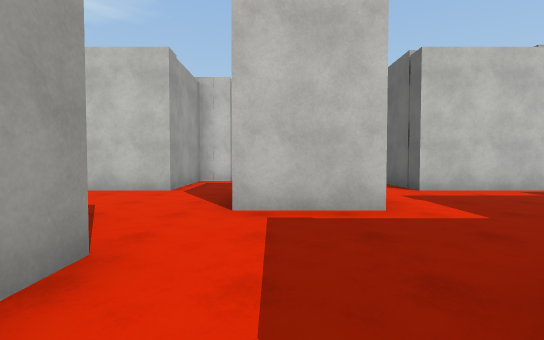
view 1 (above)

24 first-person views from a walk through a 3-D level made in the Unity game engine. The camera is 1.3 m above the floor, tilts 2° down and sees 85° across. The floor is counted in squares, 2 m on a side. Each view is taken from the middle of a square. On the plan, view 1 faces up. The plan holds only what a view shows up to about 9 squares ahead; the rest is blank. The player is left out. Surface patterns are stand-ins for the level's own textures.

view 2
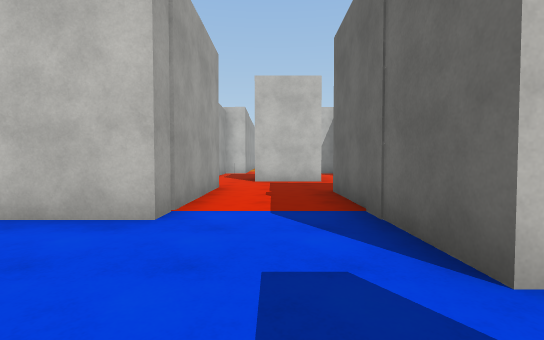

view 3
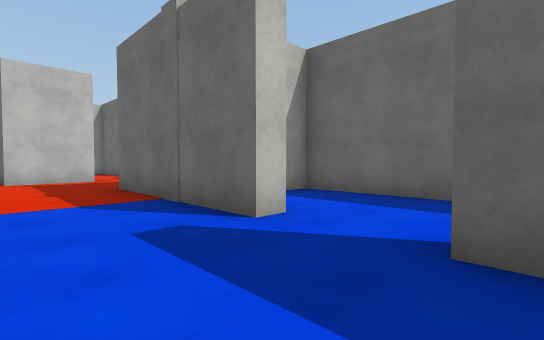

view 4
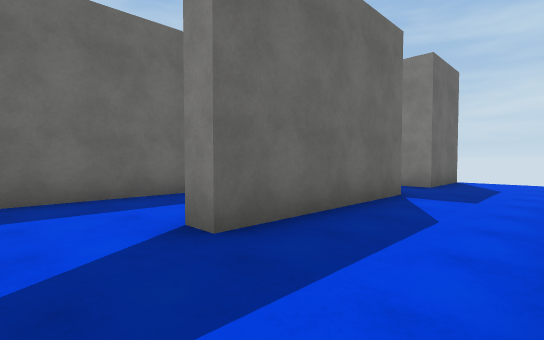

view 5
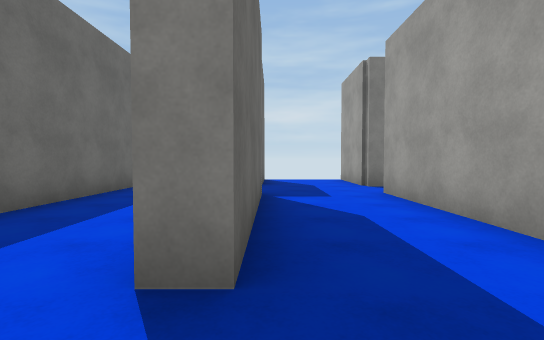

view 6
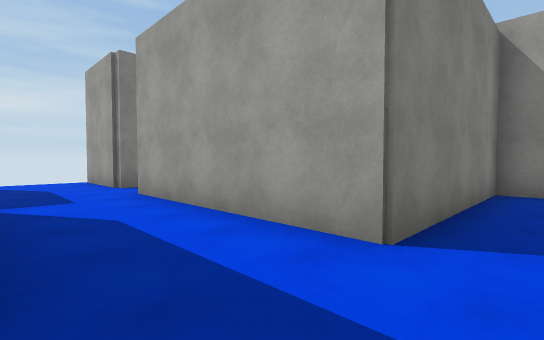

view 7
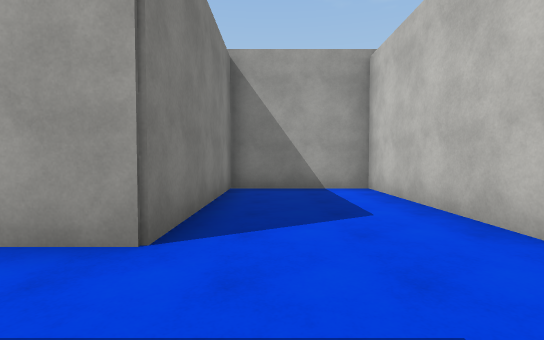

view 8
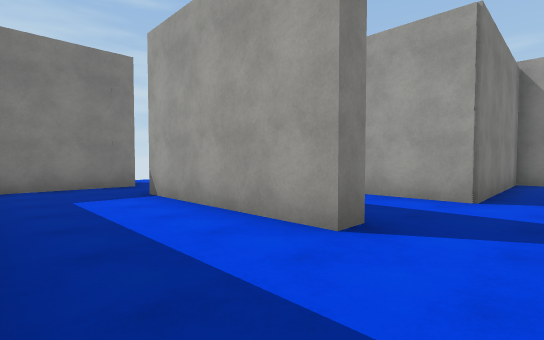

view 9
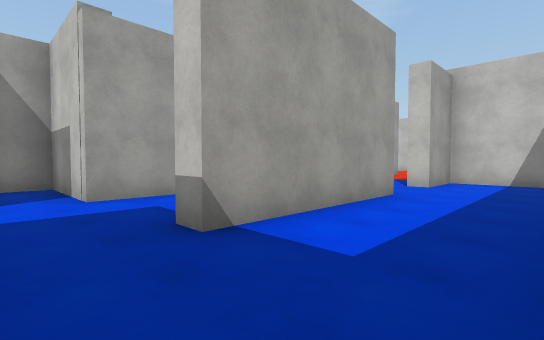

view 10
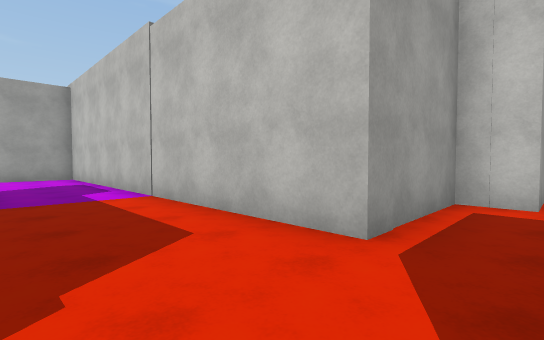

view 11
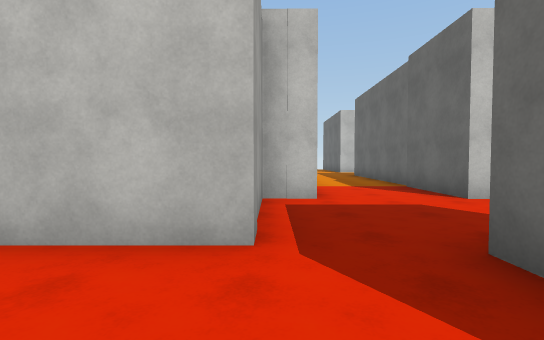

view 12
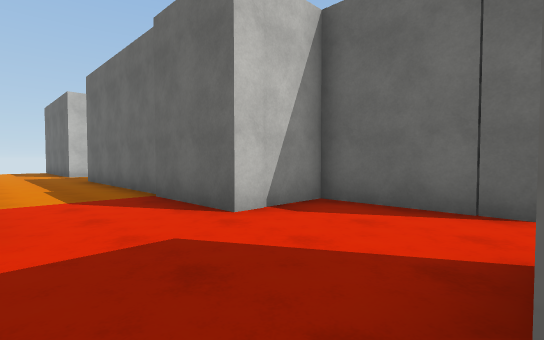

view 13
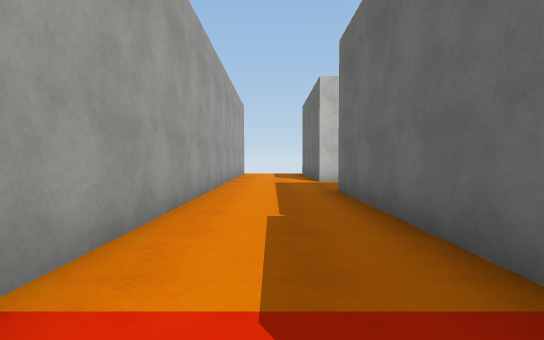

view 14
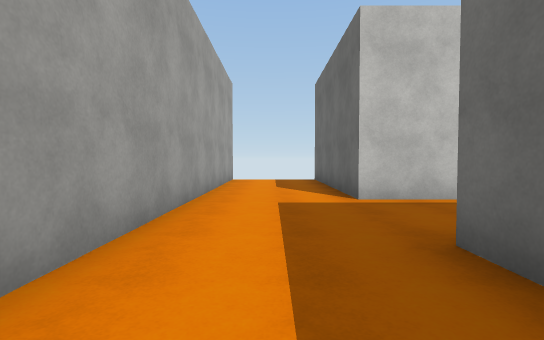

view 15
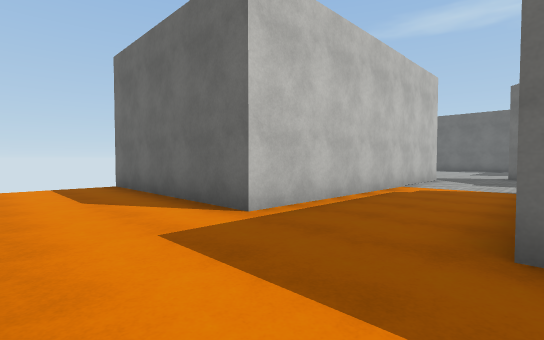

view 16
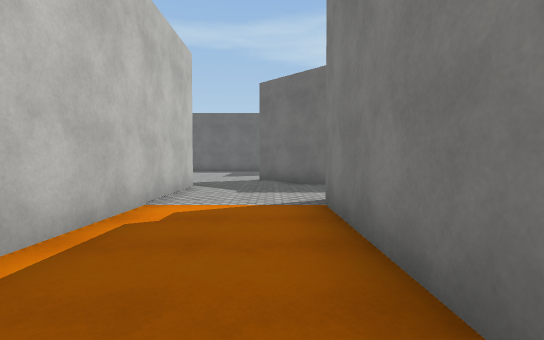

view 17
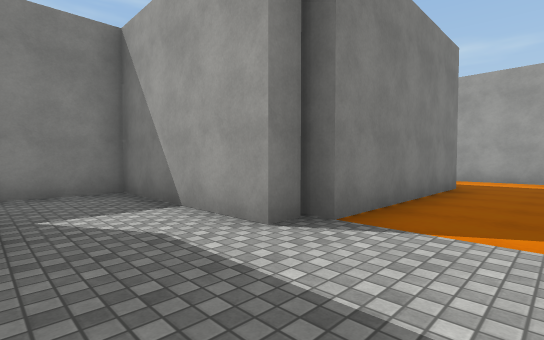

view 18
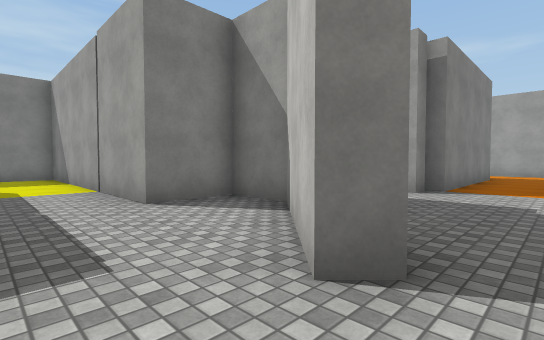

view 19
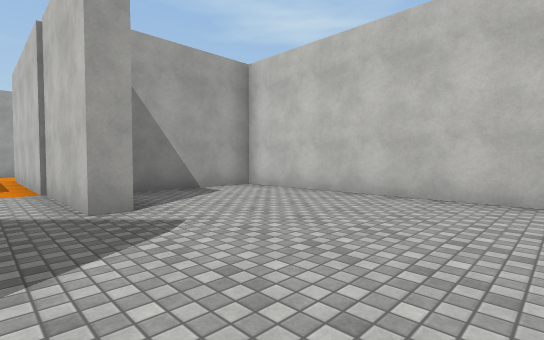

view 20
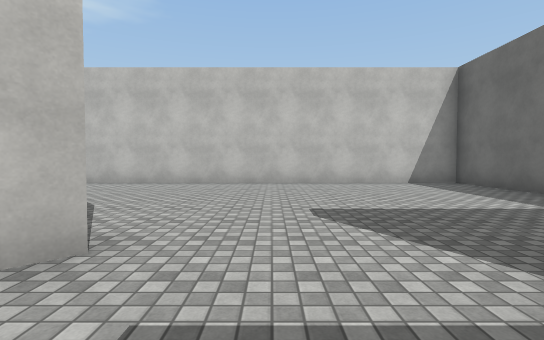

view 21
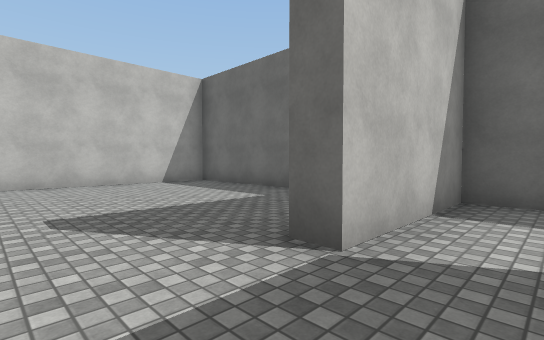

view 22
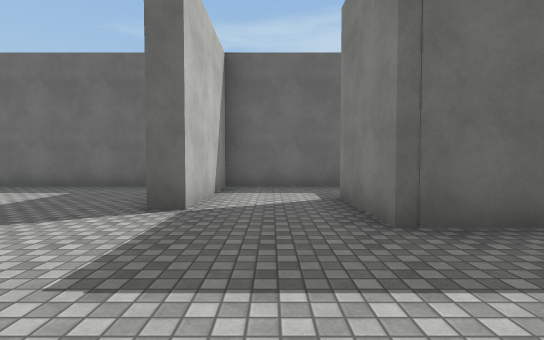

view 23
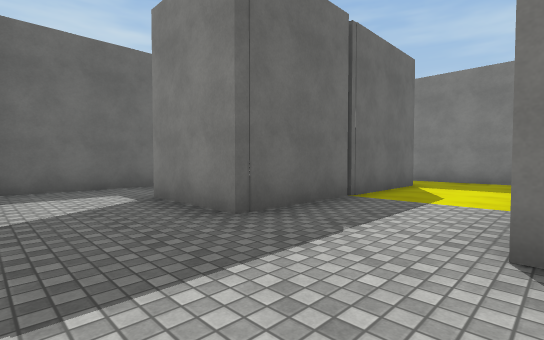

view 24
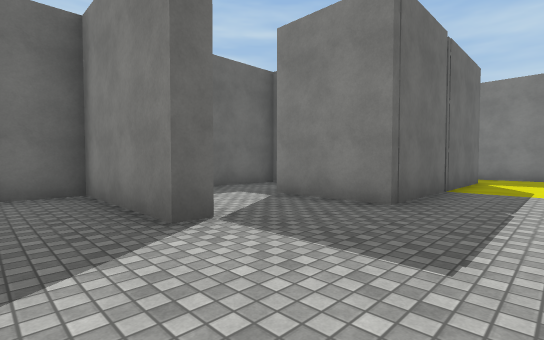

### Floor plan
Points are (right, up) in squares from view 1. A wall is a line through its corners. A room is listed if a view was taken in it or the views show most of it. See-through windows are left out.
Room 1 (views 1, 2, 3, 4, 5, 6, 7, 8, 9)
walls: (1.7, -5.5) (1.7, -9.6) (1.2, -9.6) (1.2, -5.5) (1.7, -5.5); (-1.3, 2.1) (-1.3, -1.8) (-5.7, -1.8) (-5.7, -4.9) (-1.3, -4.9) (-1.3, -9.8) (-3.8, -9.8) (-3.8, -10.8); (1.5, 3.8) (-0.5, 3.8); (4.3, -11.1) (4.3, -1.8) (1.7, -1.8) (1.7, -3.5) (1.2, -3.5) (1.2, 1.1); (-1.8, -11.2) (-1.3, -11.2) (-1.3, -13.8); (5.8, 6.2) (3.1, 6.2); (1.2, -13.8) (1.2, -11.5) (3.8, -11.5)
ways out: opening at (-1, 3) to room 2; opening at (2, 6) to room 2
Room 2 (views 10, 11, 12, 13, 14, 15, 16)
walls: (1.4, 11.4) (1.4, 16.2) (6.3, 16.2) (6.3, 15.9) (7, 15.9) (7, 11.9) (8.8, 11.9); (-1.3, 9.8) (-1.3, 8.9) (-2.1, 8.9) (-2.1, 6.2) (-4.6, 6.2); (3.1, 6.2) (3.1, 8.9) (1.2, 8.9) (1.2, 11.2); (9.6, 15.6) (10.4, 16.4); (-0.5, 3.8) (-0.5, 6.1); (9.1, 18.8) (1.4, 18.8) (1.4, 23.8); (-1.3, 23) (-1.3, 11.4)
ways out: opening at (-1, 3) to room 1; opening at (2, 6) to room 1; opening at (9, 18) to room 3; opening at (-4.5, 5.5)
Room 3 (views 17, 18, 19, 20, 21, 22, 23, 24)
walls: (11.3, 17.5) (11.7, 17) (9.7, 15) (9.7, 13.7) (11.2, 13.7) (11.2, 7); (10.4, 16.4) (11.1, 17.1); (16.5, 16.1) (14.8, 16.1) (14.8, 16.6) (18.1, 16.6) (18.1, 23.2) (7, 23.2) (7, 20.1); (9.1, 19.5) (9.1, 18.8); (13.8, 8.1) (13.8, 13.8) (16.1, 13.8); (11.8, 6.4) (14.2, 6.4)
ways out: opening at (9, 18) to room 2; opening at (15.5, 15) to room 4; opening at (14, 7.5)
Room 4 (no view inside)
walls: (18.1, 13.4) (18.1, 16.1) (16.5, 16.1)
ways out: opening at (15.5, 15) to room 3; opening at (17, 14)

Positions as (right, up) in squares from view 1, and headings:
1: (0, 0), facing up
2: (0, -5), facing up
3: (-1, -6), facing up-right
4: (-1, -4), facing down-right
5: (1, -4), facing down
6: (1, -4), facing down-left
7: (1, -4), facing left
8: (4, -4), facing down-left
9: (4, -11), facing up-left
10: (-1, 4), facing up-left
11: (-2, 4), facing up
12: (-1, 6), facing up-right
13: (0, 10), facing up
14: (0, 14), facing up
15: (-1, 16), facing up-right
16: (2, 17), facing right
17: (9, 18), facing down-left
18: (13, 18), facing down-left
19: (13, 18), facing up-left
20: (13, 15), facing up
21: (13, 15), facing up-right
22: (11, 15), facing right
23: (11, 16), facing down-right
24: (12, 18), facing down-right
